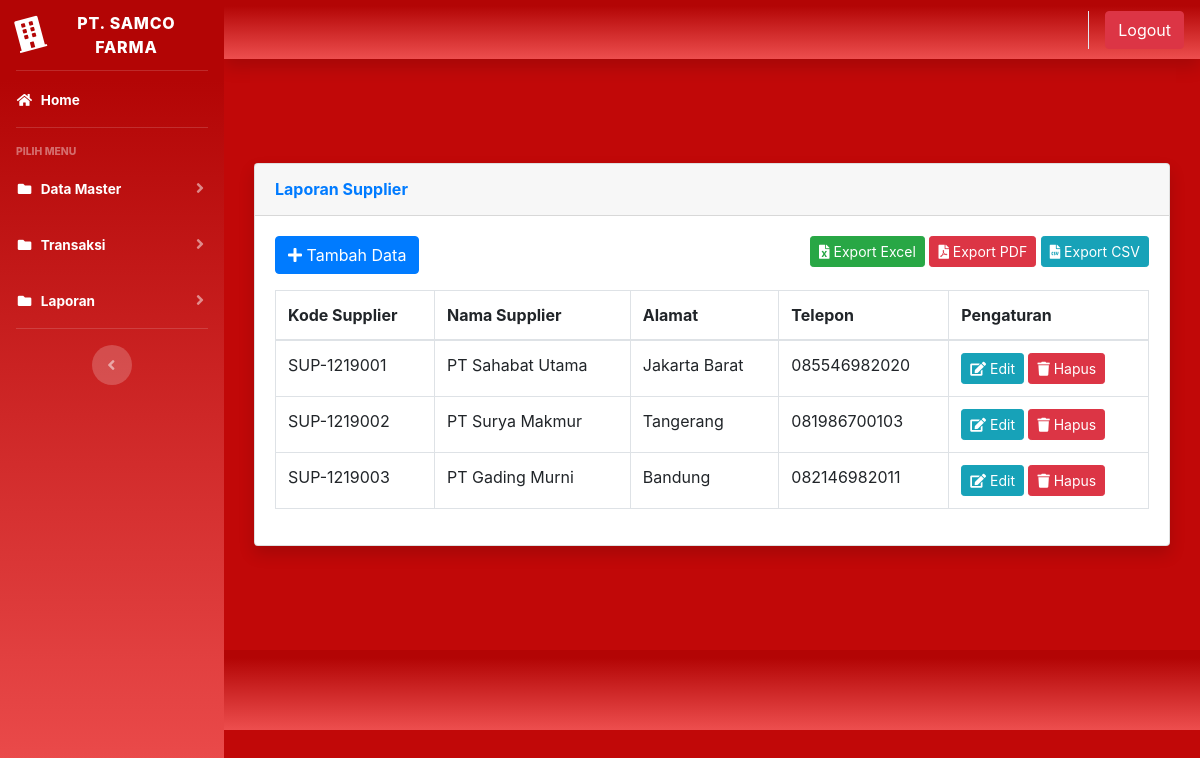
Page /index.php?page=laporan_supplier (signed in) on the earlier database version.
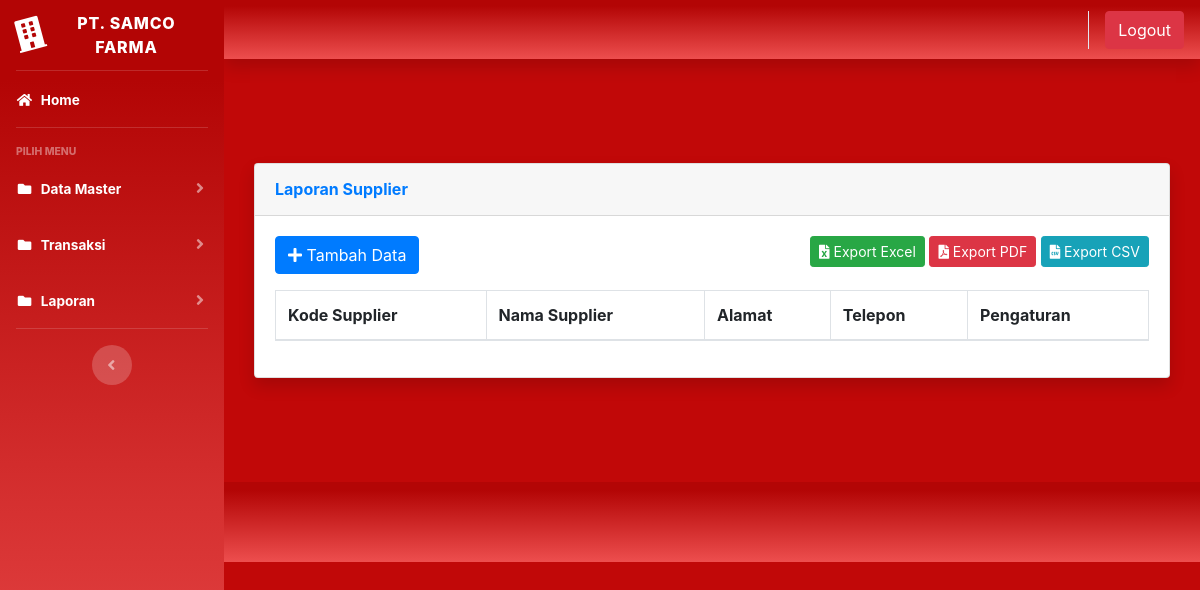
Same page on the later database version.
### tables this page shows
CREATE TABLE `tb_supplier` (
  `id` int(100) NOT NULL,
  `kode_supplier` varchar(100) NOT NULL,
  `nama_supplier` varchar(100) NOT NULL,
  `alamat` varchar(100) NOT NULL,
  `telepon` varchar(15) NOT NULL
);

### page/laporan/laporan_supplier.php (the view, shortened to what this page needs)
<div class="container-fluid">
  <div class="card shadow mb-4">
    <div class="card-header py-3">
      <h6 class="m-0 font-weight-bold text-primary">Laporan Supplier</h6>
    </div>
    <div class="card-body">
      <div class="mb-3">
        <a href="?page=supplier&aksi=tambahsupplier" class="btn btn-primary">
          <i class="fas fa-plus"></i> Tambah Data
        </a>
        <div class="float-right">
          <a href="page/export_supplier.php?type=excel" class="btn btn-success btn-sm">
            <i class="fas fa-file-excel"></i> Export Excel
          </a>
          <a href="page/export_supplier.php?type=pdf" class="btn btn-danger btn-sm">
            <i class="fas fa-file-pdf"></i> Export PDF
          </a>
          <a href="page/export_supplier.php?type=csv" class="btn btn-info btn-sm">
            <i class="fas fa-file-csv"></i> Export CSV
          </a>
        </div>
      </div>
      <div class="table-responsive">
        <table class="table table-bordered" id="tb_supplier" width="100%" cellspacing="0">
          <thead>
            <tr>
              <th>Kode Supplier</th>
              <th>Nama Supplier</th>
              <th>Alamat</th>
              <th>Telepon</th>
              <th>Pengaturan</th>
            </tr>
          </thead>
          <tbody>
            <?php
            $sql = $koneksi->query("select * from tb_supplier");
            while ($data = $sql->fetch_assoc()) {
              ?>
              <tr>
                <td><?php echo $data['kode_supplier'] ?></td>
                <td><?php echo $data['nama_supplier'] ?></td>
                <td><?php echo $data['alamat'] ?></td>
                <td><?php echo $data['telepon'] ?></td>
                <td>
                  <a href="?page=supplier&aksi=ubahsupplier&kode_supplier=<?php echo $data['kode_supplier']; ?>"
                    class="btn btn-info btn-sm">
                    <i class="fas fa-edit"></i> Edit
                  </a>
                  <a onclick="return confirm('Apakah anda yakin akan menghapus data ini?')"
                    href="?page=supplier&aksi=hapussupplier&id=<?php echo $data['kode_supplier'] ?>"
                    class="btn btn-danger btn-sm" onclick="return confirm('Apakah anda yakin?')">
                    <i class="fas fa-trash"></i> Hapus
                </td>
              </tr>
            <?php } ?>
          </tbody>
        </table>
      </div>
    </div>
  </div>
</div>

Differences in the rows shown:
removed tb_supplier: kode_supplier "SUP-1219001", nama_supplier "PT Sahabat Utama", alamat "Jakarta Barat", telepon "085546982020"
removed tb_supplier: kode_supplier "SUP-1219002", nama_supplier "PT Surya Makmur", alamat "Tangerang", telepon "081986700103"
removed tb_supplier: kode_supplier "SUP-1219003", nama_supplier "PT Gading Murni", alamat "Bandung", telepon "082146982011"
